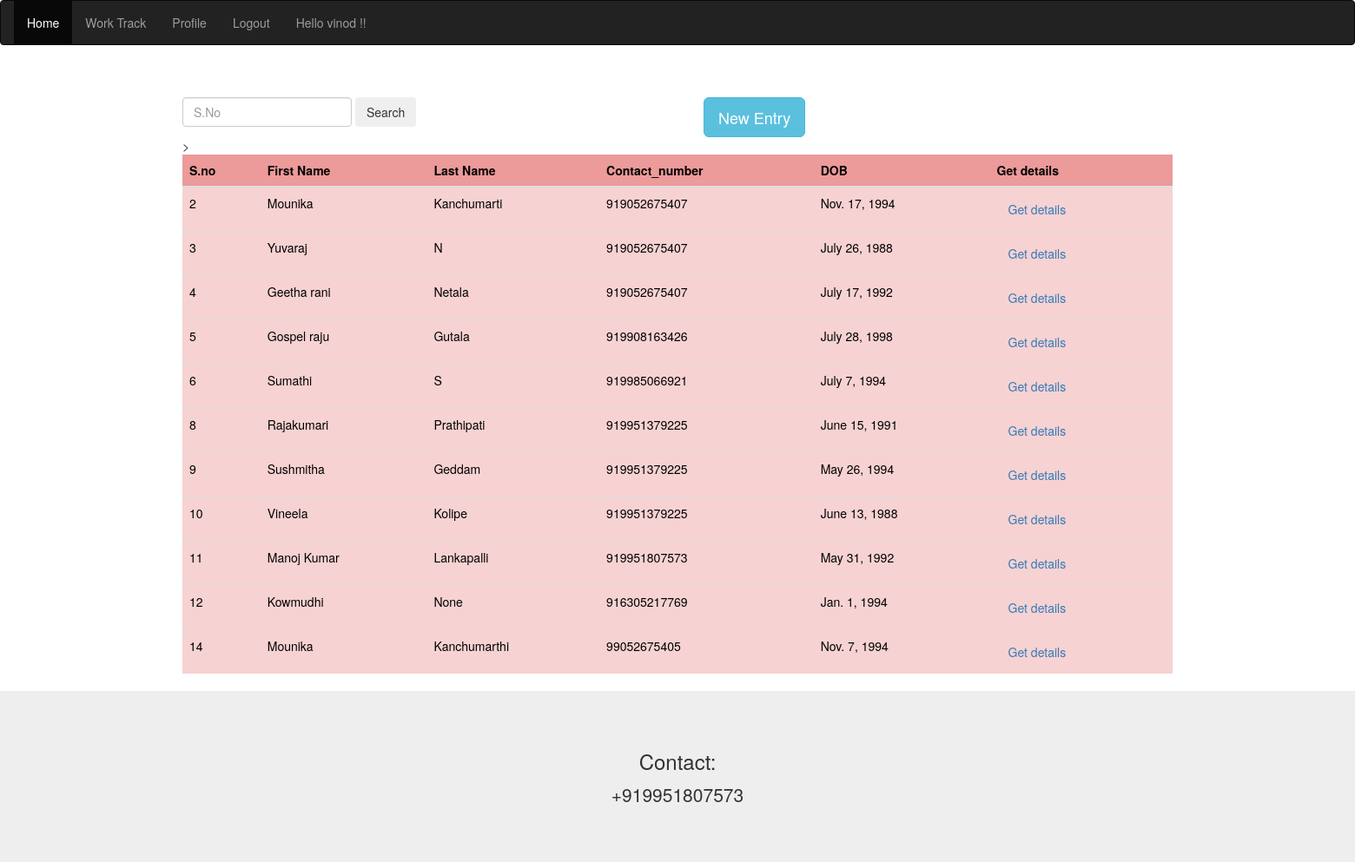
Page /marriage/ (signed in) on the committed database.
### myapp/models.py (models this page shows, shortened)
class marriage(models.Model):
        Sno = models.AutoField(primary_key=True)
        Owner = models.ForeignKey(User, on_delete=models.CASCADE)
        First_name = models.CharField(max_length = 100, blank=True, null=True)
        Surname = models.CharField(max_length = 100, blank=True, null=True)
        DOB = models.DateField(blank=True, null=True)
        Father_name = models.CharField(max_length = 100, blank=True, null=True)
        Father_Occupation = models.CharField(max_length = 100, blank=True, null=True)
        Mother_name = models.CharField(max_length = 100, blank=True, null=True)
        Mother_Occupation = models.CharField(max_length = 100, blank=True, null=True)
        Siblings = models.CharField(max_length = 50, blank=True, null=True)
        Skin_tone = models.CharField(max_length = 20, blank=True, null=True)
        Study = models.CharField(max_length = 100, blank=True, null=True)
        Occupation = models.CharField(max_length = 100, blank=True, null=True)
        Address = models.CharField(max_length = 300, blank=True, null=True)
        Contact_number = models.IntegerField(blank=True, null=True)
        last_update_date = models.DateTimeField(auto_now_add=True)
        Gender = models.CharField(max_length = 10, blank=True, null=True)
        Age = models.IntegerField(blank=True, null=True)
        Height = models.FloatField(max_length = 3, blank=True, null=True)
        Religion = models.CharField(max_length = 20, blank=True, null=True)
        Sub_cast = models.CharField(max_length = 20, blank=True, null=True)
        Denomination = models.CharField(max_length = 50, blank=True, null=True)
        Mother_tongue = models.CharField(max_length = 15, blank=True, null=True)
        Image_profile = models.ImageField(upload_to='images/', blank=True, null=True)

### myapp/views.py (the view)
# urls.py: path('marriage/',views.mrg_track, name= 'marriage'),
@login_required
def mrg_track(request):
    upload = mrgtrackCreate()
    if request.method == 'POST':
        data = mrgtrackCreate(request.POST, request.FILES)
        if data.is_valid():
            data = data.save(commit=False)
            data.Owner= request.user
            data.save()
            return redirect('marriage')
        else:
            return HttpResponse("""your form is wrong, reload on <a href = "{{ url : 'marriage'}}">reload</a>""")
    else:
                data = marriage.objects.filter(Owner=request.user)
                return render(request, 'book/Marriage.html', {'upload':upload, 'data':data})

### myapp/forms.py
class mrgtrackCreate(forms.ModelForm):
    class Meta:
        model = marriage
        fields = ['Sno', 'First_name', 'Surname', 'DOB', 'Father_name', 'Father_Occupation', 'Mother_name', 'Mother_Occupation', 'Siblings', 'Skin_tone', 'Study', 'Occupation','Address', 'Contact_number',  'Gender', 'Age', 'Height', 'Religion', 'Sub_cast',  'Denomination', 'Mother_tongue','Image_profile']

### myapp/templates/book/Marriage.html (shortened to what this page needs)
{% extends 'book/library.html' %}
{% block content %}
<div class="container">
    <div class="row">
        <div class="col-sm-6">
    <form class="form-inline my-2 my-lg-0" method="GET" action="">
    <input class="form-control mr-sm-2" type="search" placeholder="S.No" aria-label="Search" name="search" >
    <button class="btn btn-outline-success my-2 my-sm-0" type="submit">Search</button>
    </form>
</div>
         <div class="col-sm-6">
   <div class="container">
  <button type="button" class="btn btn-info btn-lg" data-toggle="modal" data-target="#myModal">New Entry</button>
</div>
</div>
        </div>
  <table class="table"  >
    <thead >
      <tr style="background-color:#EC9A9A;color:#000000;">
        <th>S.no</th>
        <th>First Name</th>
        <th>Last Name</th>
        <th>Contact_number</th>>
        <th>DOB </th>
          <th>Get details</th>
      </tr>
    {% for i in data %}
    <tr  style="background-color:#F7D2D2;color:#000000;"   >
        <td>{{ i.Sno }}</td>
        <td>{{ i.First_name }}</td>
        <td>{{ i.Surname }}</td>
        <td>{{ i.Contact_number }}</td>
        <td>{{ i.DOB }}</td>
        <td><a href="more_details/{{i.Sno}}" class="btn btn-secondary" id = '{{i.Sno}}'>Get details</a></td>
    </tr>
    {% endfor %}
</thead>
      </table>
    </div>
{% endblock %}

### myapp/templates/book/library.html (shortened to what this page needs)
    <!DOCTYPE html>
    {% load static %}
    <html>
    <head>
    <link rel="stylesheet" href="https://maxcdn.bootstrapcdn.com/bootstrap/3.4.1/css/bootstrap.min.css">
    </head>
    <body>
        <nav class="navbar navbar-inverse">
  <div class="container-fluid">
    <ul class="nav navbar-nav">
      {% if user.is_authenticated %}
      <li class="active"><a  href="{% url 'home' %}" >Home</a></li>
      <li ><a  href="{% url 'worktrack' %}" >Work Track</a></li>
      <li ><a  href="#" >Profile</a></li>
      <li ><a  href="{% url 'logout' %}" >Logout</a></li>
      <li ><a> Hello {{ user }} !!</a></li>
      {% else %}
      <li><a href="{% url 'index' %}" > Service4Me </a></li>
      <li><a  href="#" >About</a></li>
      {% endif %}
    </ul>
  </div>
</nav>
    <br>
		{% block content %}
      {% load crispy_forms_tags %}
		{% endblock %}
<div class="jumbotron text-center" style="margin-bottom:0">
  <h3>Contact:</h3>
  <p>+919951807573</p>
</div>
    </body>
    </html>

### rows in the picture
marriage: Sno "2", First_name "Mounika", Surname "Kanchumarti", Contact_number "919052675407", DOB "Nov. 17, 1994"
marriage: Sno "3", First_name "Yuvaraj", Surname "N", Contact_number "919052675407", DOB "July 26, 1988"
marriage: Sno "4", First_name "Geetha rani", Surname "Netala", Contact_number "919052675407", DOB "July 17, 1992"
marriage: Sno "5", First_name "Gospel raju", Surname "Gutala", Contact_number "919908163426", DOB "July 28, 1998"
marriage: Sno "6", First_name "Sumathi", Surname "S", Contact_number "919985066921", DOB "July 7, 1994"
marriage: Sno "8", First_name "Rajakumari", Surname "Prathipati", Contact_number "919951379225", DOB "June 15, 1991"
marriage: Sno "9", First_name "Sushmitha", Surname "Geddam", Contact_number "919951379225", DOB "May 26, 1994"
marriage: Sno "10", First_name "Vineela", Surname "Kolipe", Contact_number "919951379225", DOB "June 13, 1988"
marriage: Sno "11", First_name "Manoj Kumar", Surname "Lankapalli", Contact_number "919951807573", DOB "May 31, 1992"
marriage: Sno "12", First_name "Kowmudhi", Surname "None", Contact_number "916305217769", DOB "Jan. 1, 1994"
marriage: Sno "14", First_name "Mounika", Surname "Kanchumarthi", Contact_number "99052675405", DOB "Nov. 7, 1994"

### other values in the picture
{{ user }} "vinod"
